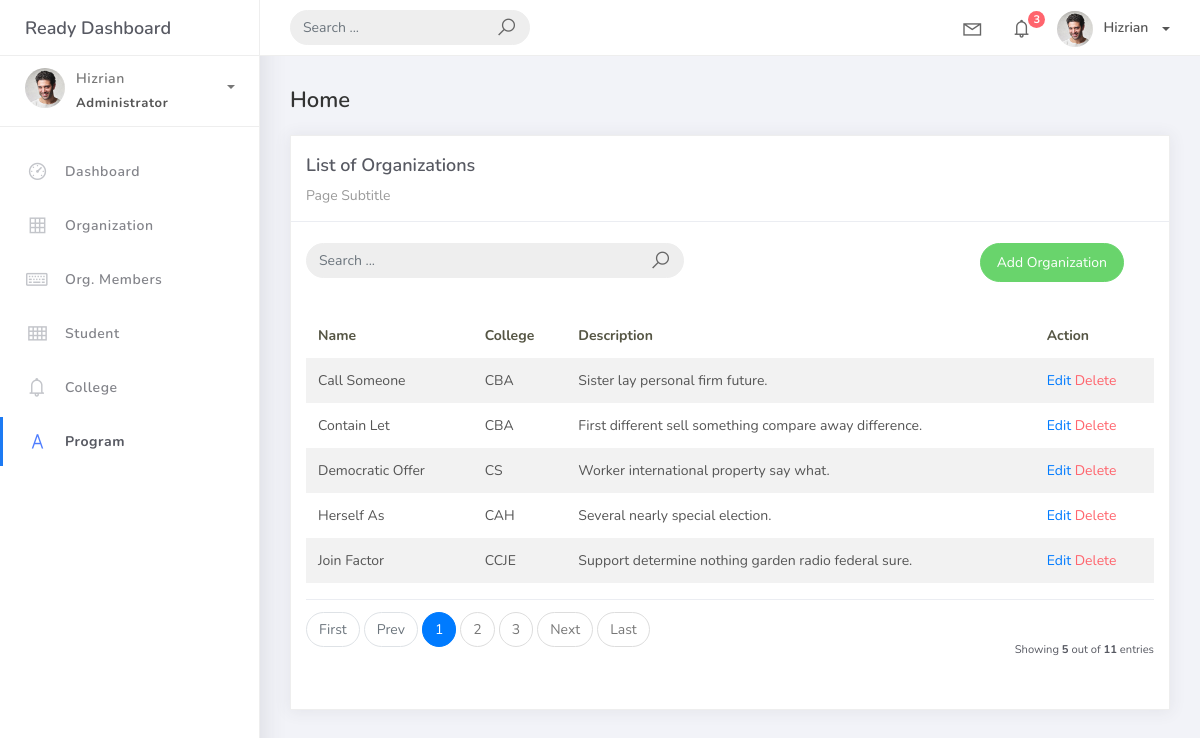
Screenshot of /organization_list with the database file from the repository.
### studentorg/models.py (models this page shows, shortened)
class BaseModel(models.Model):
    created_at = models.DateTimeField(auto_now_add=True, db_index=True)
    updated_at = models.DateTimeField(auto_now=True)
    class Meta:
        abstract = True

class Organization(BaseModel):
    name = models.CharField(max_length=250)
    college = models.ForeignKey(College, null=True, blank=True, on_delete=models.CASCADE)
    description = models.CharField(max_length=500)

class College(BaseModel):
    college_name = models.CharField(max_length=150)
    def __str__(self):
        return self.college_name

### studentorg/views.py (the view)
# urls.py: path('organization_list', OrganizationList.as_view(), name='organization-list'),
class OrganizationList(ListView):
    model = Organization
    context_object_name = 'organization'
    template_name = 'org_list.html'
    paginate_by = 5
    ordering = ["college__college_name","name"]
    def get_queryset(self):
        qs = super().get_queryset()
        query = self.request.GET.get("q")
        if query:
            qs = qs.filter(
            Q(name__icontains=query) |
            Q(college__college_name__icontains=query)
        )
        return qs
    def get_ordering(self):
        allowed = ["name", "college__college_name", "description"]
        sort_by = self.request.GET.get("sort_by")
        if sort_by in allowed:
            return sort_by
        return "name"

### templates/org_list.html
{% extends 'base.html' %}
{% load static %}
{% block content %}
<div class="content">
  <div class="container-fluid">
    <h4 class="page-title">Home</h4>
    <div class="row">
      <div class="col-md-12">
        <div class="card">
          <div class="card-header">
            <div class="card-title">List of Organizations</div>
            <div class="card-category">Page Subtitle</div>
          </div>
          <br />
<div class="col-md-12 row">
  <div class="col-md-6">
    <form class="navbar-left navbar-form nav-search mr-md-3" action="{% url 'organization-list' %}">
      <div class="input-group">
        <input type="text" placeholder="Search ..." class="form-control" name="q"/>
        <div class="input-group-append">
          <span class="input-group-text">
            <i class="la la-search search-icon"></i>
          </span>
        </div>
      </div>
    </form>
  </div>
  <div class="col-md-6">
    <div class="pull-right">
      <a href="{% url 'organization-add' %}" class="btn btn-success btn-rounded">Add Organization</a>
    </div>
  </div>
</div>
<div class="card-body">
            <table class="table table-striped mt-3">
              <thead>
                <tr>
                  <th scope="col">Name</th>
                  <th scope="col">College</th>
                  <th scope="col">Description</th>
                  <th scope="col">Action</th>
                </tr>
              </thead>
              <tbody>
                {% for object in object_list %}
                <tr>
                  <td>{{ object.name }}</td>
                  <td>{{ object.college }}</td>
                  <td>{{ object.description }}</td>
                  <td>
                    <a href="organization_list/{{ object.id }}">Edit</a>
                    <a href="organization_list/{{ object.id }}/delete" class="text-danger">Delete</a>
                </td>
                </tr>
                {% empty %}
                <tr>
                  <td colspan="4" style="text-align: center">
                    <p class="text-sm font-weight-bold mb-0">No Records Found</p>
                  </td>
                </tr>
                {% endfor %}
              </tbody>
            </table>
            {% include 'includes/pagination.html' %}
          </div>
        </div>
      </div>
    </div>
  </div>
</div>
{% endblock %}

### templates/base.html (shortened to what this page needs)
{% load static %}
<!DOCTYPE html>
<html>
<head>
  <link rel="stylesheet" href="{% static 'css/bootstrap.min.css' %}">
  <link rel="stylesheet" href="{% static 'css/ready.css' %}">
  <link rel="stylesheet" href="{% static 'css/demo.css' %}">
</head>
<body>
  <div class="wrapper">
    <div class="main-header">
			<div class="logo-header">
				<a href="index.html" class="logo">
					Ready Dashboard
				</a>
			</div>
			<nav class="navbar navbar-header navbar-expand-lg">
				<div class="container-fluid">
					<form class="navbar-left navbar-form nav-search mr-md-3" action="">
						<div class="input-group">
							<input type="text" placeholder="Search ..." class="form-control">
							<div class="input-group-append">
								<span class="input-group-text">
									<i class="la la-search search-icon"></i>
								</span>
							</div>
						</div>
					</form>
					<ul class="navbar-nav topbar-nav ml-md-auto align-items-center">
						<li class="nav-item dropdown hidden-caret">
							<a class="nav-link dropdown-toggle" href="#" id="navbarDropdown" role="button" data-toggle="dropdown" aria-haspopup="true" aria-expanded="false">
								<i class="la la-envelope"></i>
							</a>
						</li>
						<li class="nav-item dropdown hidden-caret">
							<a class="nav-link dropdown-toggle" href="#" id="navbarDropdown" role="button" data-toggle="dropdown" aria-haspopup="true" aria-expanded="false">
								<i class="la la-bell"></i>
								<span class="notification">3</span>
							</a>
						</li>
						<li class="nav-item dropdown">
							<a class="dropdown-toggle profile-pic" data-toggle="dropdown" href="#" aria-expanded="false"> <img src="assets/img/profile.jpg" alt="user-img" width="36" class="img-circle"><span >Hizrian</span></span> </a>
							</li>
						</ul>
					</div>
				</nav>
			</div>
			<div class="sidebar">
				<div class="scrollbar-inner sidebar-wrapper">
					<div class="user">
						<div class="photo">
							<img src="{% static 'img/profile.jpg' %}">
						</div>
						<div class="info">
							<a class="" data-toggle="collapse" href="#collapseExample" aria-expanded="true">
								<span>
									Hizrian
									<span class="user-level">Administrator</span>
									<span class="caret"></span>
								</span>
							</a>
						</div>
					</div>
					<ul class="nav">
						<li class="nav-item">
							<a href="index.html">
								<i class="la la-dashboard"></i>
								<p>Dashboard</p>
							</a>
						</li>
						<li class="nav-item">
							<a href="{% url 'organization-list' %}">
								<i class="la la-table"></i>
								<p>Organization</p>
							</a>
						</li>
						<li class="nav-item">
							<a href="{% url 'organization-member-list' %}">
								<i class="la la-keyboard-o"></i>
								<p>Org. Members</p>
							</a>
						</li>
						<li class="nav-item">
							<a href="{% url 'student-list' %}">
								<i class="la la-th"></i>
								<p>Student</p>
							</a>
						</li>
						<li class="nav-item">
							<a href="{% url 'college-list' %}">
								<i class="la la-bell"></i>
								<p>College</p>
							</a>
						</li>
						<li class="nav-item active">
							<a href="{% url 'program-list' %}">
								<i class="la la-font"></i>
								<p>Program</p>
							</a>
					</ul>
				</div>
			</div>
			<div class="main-panel">
                {% block content %}
                 {% endblock %}
		</div>
	</div>
</body>
</html>

### templates/includes/pagination.html (shortened to what this page needs)
{% if is_paginated %}
<div class="card-footer px-0 border-0 d-flex flex-column flex-lg-row align-items-center justify-content-between mt-3">
  <nav aria-label="Topics pagination" class="mb-4">
    <ul class="pagination">
      {% if page_obj.number > 1 %}
      <li class="page-item">
        <a class="page-link" href="?page=1">First</a>
      </li>
      {% else %}
      <li class="page-item disabled">
        <span class="page-link">First</span>
      </li>
      {% endif %}
      {% if page_obj.has_previous %}
      <li class="page-item">
        <a class="page-link" href="?page={{ page_obj.previous_page_number }}">Prev</a>
      </li>
      {% else %}
      <li class="page-item disabled">
        <span class="page-link">Prev</span>
      </li>
      {% endif %}
      {% for page_num in paginator.page_range %}
        {% if page_obj.number == page_num %}
        <li class="page-item active">
          <span class="page-link">
            {{ page_num }}
          </span>
        </li>
        {% elif page_num > page_obj.number|add:'-3' and page_num < page_obj.number|add:'3' %}
        <li class="page-item">
          <a class="page-link" href="?page={{ page_num }}">{{ page_num }}</a>
        </li>
        {% endif %}
      {% endfor %}
      {% if page_obj.has_next %}
      <li class="page-item">
        <a class="page-link" href="?page={{ page_obj.next_page_number }}">Next</a>
      </li>
      {% else %}
      <li class="page-item disabled">
        <span class="page-link">Next</span>
      </li>
      {% endif %}
      {% if page_obj.number != paginator.num_pages %}
      <li class="page-item">
        <a class="page-link" href="?page={{ paginator.num_pages }}">Last</a>
      </li>
      {% else %}
      <li class="page-item disabled">
        <span class="page-link">Last</span>
      </li>
      {% endif %}
        </ul>
    </nav>
    <div class="fw-normal small mt-4 mt-lg-0">
        Showing <b>{{ object_list.count }}</b> out of <b>{{ paginator.count }}</b> entries
    </div>
</div>
{% endif %}

### rows the page displays
Organization: name "Call Someone", college "CBA", description "Sister lay personal firm future."
Organization: name "Contain Let", college "CBA", description "First different sell something compare away difference."
Organization: name "Democratic Offer", college "CS", description "Worker international property say what."
Organization: name "Herself As", college "CAH", description "Several nearly special election."
Organization: name "Join Factor", college "CCJE", description "Support determine nothing garden radio federal sure."

### other values shown
{{ page_num }} "1"
{{ page_num }} "2" "3"
{{ object_list.count }} "5"
{{ paginator.count }} "11"
